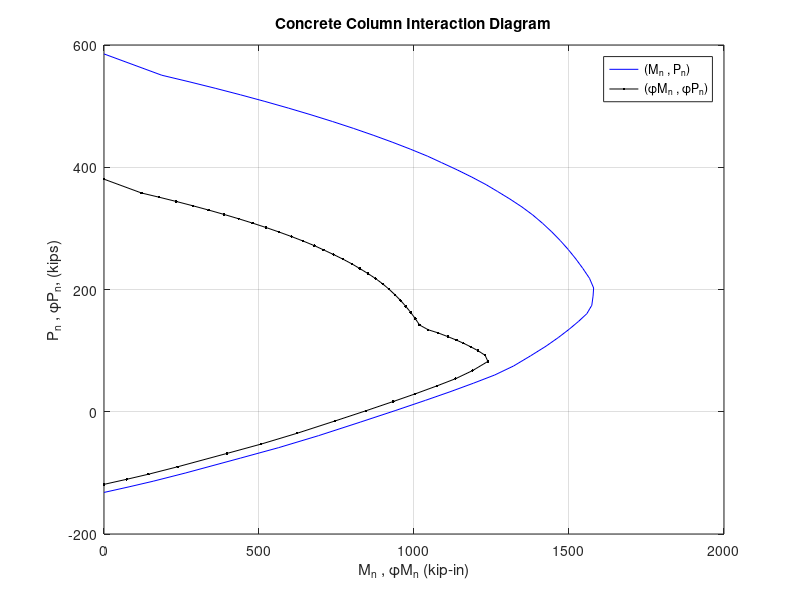

Source code (MATLAB):
% column.m
% Matlab script for calculated the capacity of a concrete column with n layers of steel
% Zachri Jensen
% ENGR 442 Reinforced Concrete Design
% February 22, 2017

% Start of user input
	
% Material properties

fc = 3; 			% Compressive strength of concrete (ksi)
eu = 0.003;			% Strain of concrete at ultimate condition
fy = 60;			% Yield strength of steel reinforcement (ksi)
Es = 29000;			% Modulus of elasticity for steel (ksi)

% Section geometry

b = 10;				% Width of column cross-section (in)
h = 18;				% Height of column cross-section (in)
n = 5;				% Number of layers of steel

d = zeros(n,1);		% Array of steel layer depths
d(1) = 2;			% Depths are in inches
d(2) = 4;
d(3) = 9;
d(4) = 14;
d(5) = 16;

As = zeros(n,1);	% Array of cross-sectional areas of each steel layer
As(1) = 0.44;		% Areas are in square inches
As(2) = 0.44;
As(3) = 0.44;
As(4) = 0.44;
As(5) = 0.44;
  
% Enter number of c values

numcvals = 51;

% End of user input
	
% Preliminary calculations
	
if fc <= 4
	beta1 = 0.85;
elseif fc > 4 && fc < 8
	beta1 = 0.85-0.05*fc;
else
	beta1 = 0.65;
end

% Set variables

Pn = zeros(numcvals+1,1);
Mn = zeros(numcvals+1,1);
phiPn = zeros(numcvals+1,1);
phiMn = zeros(numcvals+1,1);

% Loop over the c values
	
for i = 1:numcvals;
	sumTs = 0;
	sumTsmom = 0;
	c = (i-1)*(h/beta1)/(numcvals-1);
	
	if i == 1
        c = 0.001;  % Prevent c from being zero so we are not dividing by zero
    end
		
	for j = 1:n
		es = (c-d(j))/c*eu;
		fs = Es*es;
		
		if abs(fs) > fy
			fs = fs/abs(fs)*fy;
		end
		
		if fs > 0
			fs = fs-0.85*fc;
		end
		
		sumTs = sumTs + fs*As(j);
		sumTsmom = sumTsmom + fs*As(j)*(h/2-d(j));
	end
		
	Pn(i) = sumTs + 0.85*fc*beta1*c*b;
	Mn(i) = sumTsmom + 0.85*fc*beta1*c*b*(h/2-beta1*c/2);
	dmax = max(d);
	et = (dmax-c)/c*eu;
	phi = 0.483+83.3*et;
	
	if phi > 0.9
		phi = 0.9;
	elseif phi < 0.65
		phi = 0.65;
	end
	
	phiPn(i) = phi*Pn(i);
	phiMn(i) = phi*Mn(i);
	
end

% Add in case of Mn = 0

Asum = sum(As);
phi = 0.65;
Pn(numcvals+1) = 0.85*fc*(b*h-Asum)+Asum*fy;
phiPn(numcvals+1) = phi*Pn(numcvals+1);
Mn(numcvals+1) = 0;
phiMn(numcvals+1) = 0;

% Plot the interaction diagram
	
plot(Mn,Pn,'b');
hold on
plot(phiMn,phiPn,'k.-');
grid on
legend('(M_n , P_n)','(\phiM_n , \phiP_n)');
xlabel('M_n , \phiM_n (kip-in)');
ylabel('P_n , \phiP_n, (kips)');
title('Concrete Column Interaction Diagram');